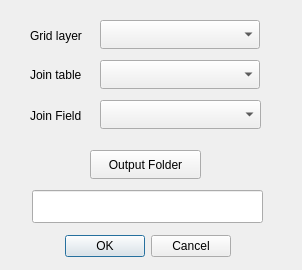
<?xml version="1.0" encoding="UTF-8"?>
<ui version="4.0">
 <class>JoinSplitDialogBase</class>
 <widget class="QDialog" name="JoinSplitDialogBase">
  <property name="geometry">
   <rect>
    <x>0</x>
    <y>0</y>
    <width>302</width>
    <height>270</height>
   </rect>
  </property>
  <property name="windowTitle">
   <string>JoinSplit</string>
  </property>
  <widget class="QDialogButtonBox" name="button_box">
   <property name="geometry">
    <rect>
     <x>60</x>
     <y>230</y>
     <width>171</width>
     <height>32</height>
    </rect>
   </property>
   <property name="orientation">
    <enum>Qt::Horizontal</enum>
   </property>
   <property name="standardButtons">
    <set>QDialogButtonBox::Cancel|QDialogButtonBox::Ok</set>
   </property>
  </widget>
  <widget class="QgsMapLayerComboBox" name="GridLayerCombo">
   <property name="geometry">
    <rect>
     <x>100</x>
     <y>20</y>
     <width>160</width>
     <height>29</height>
    </rect>
   </property>
  </widget>
  <widget class="QgsMapLayerComboBox" name="JoinTableCombo">
   <property name="geometry">
    <rect>
     <x>100</x>
     <y>60</y>
     <width>160</width>
     <height>29</height>
    </rect>
   </property>
  </widget>
  <widget class="QLabel" name="label">
   <property name="geometry">
    <rect>
     <x>30</x>
     <y>25</y>
     <width>64</width>
     <height>21</height>
    </rect>
   </property>
   <property name="text">
    <string>Grid layer</string>
   </property>
  </widget>
  <widget class="QLabel" name="label_2">
   <property name="geometry">
    <rect>
     <x>30</x>
     <y>64</y>
     <width>64</width>
     <height>21</height>
    </rect>
   </property>
   <property name="text">
    <string>Join table</string>
   </property>
  </widget>
  <widget class="QLabel" name="label_3">
   <property name="geometry">
    <rect>
     <x>30</x>
     <y>105</y>
     <width>64</width>
     <height>21</height>
    </rect>
   </property>
   <property name="text">
    <string>Join Field</string>
   </property>
  </widget>
  <widget class="QToolButton" name="OutputButton">
   <property name="geometry">
    <rect>
     <x>90</x>
     <y>150</y>
     <width>111</width>
     <height>29</height>
    </rect>
   </property>
   <property name="text">
    <string>Output Folder</string>
   </property>
  </widget>
  <widget class="QLineEdit" name="OutputLine">
   <property name="geometry">
    <rect>
     <x>32</x>
     <y>190</y>
     <width>231</width>
     <height>33</height>
    </rect>
   </property>
  </widget>
  <widget class="QComboBox" name="JoinFieldCombo">
   <property name="geometry">
    <rect>
     <x>100</x>
     <y>100</y>
     <width>161</width>
     <height>29</height>
    </rect>
   </property>
  </widget>
 </widget>
 <customwidgets>
  <customwidget>
   <class>QgsMapLayerComboBox</class>
   <extends>QComboBox</extends>
   <header>qgsmaplayercombobox.h</header>
  </customwidget>
 </customwidgets>
 <resources/>
 <connections>
  <connection>
   <sender>button_box</sender>
   <signal>accepted()</signal>
   <receiver>JoinSplitDialogBase</receiver>
   <slot>accept()</slot>
   <hints>
    <hint type="sourcelabel">
     <x>20</x>
     <y>20</y>
    </hint>
    <hint type="destinationlabel">
     <x>20</x>
     <y>20</y>
    </hint>
   </hints>
  </connection>
  <connection>
   <sender>button_box</sender>
   <signal>rejected()</signal>
   <receiver>JoinSplitDialogBase</receiver>
   <slot>reject()</slot>
   <hints>
    <hint type="sourcelabel">
     <x>20</x>
     <y>20</y>
    </hint>
    <hint type="destinationlabel">
     <x>20</x>
     <y>20</y>
    </hint>
   </hints>
  </connection>
 </connections>
</ui>
